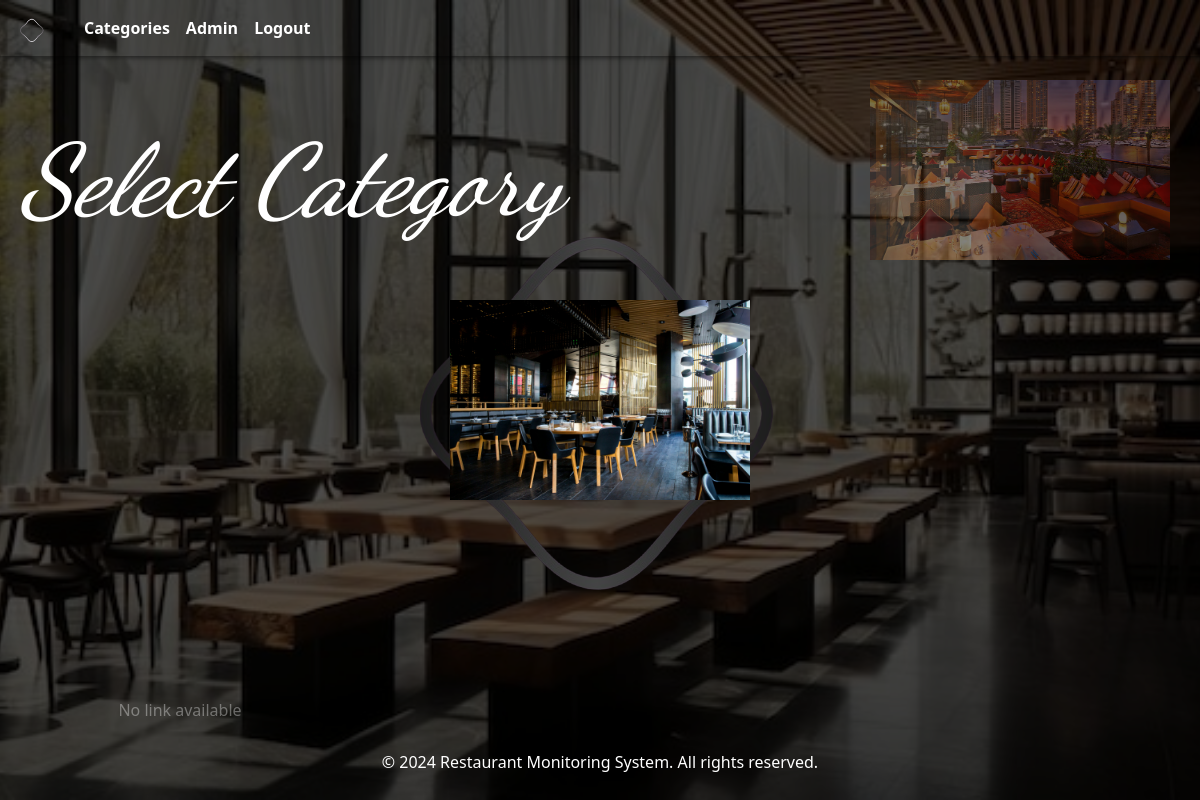
/categories/ (signed in), run on an earlier commit of the app's database.
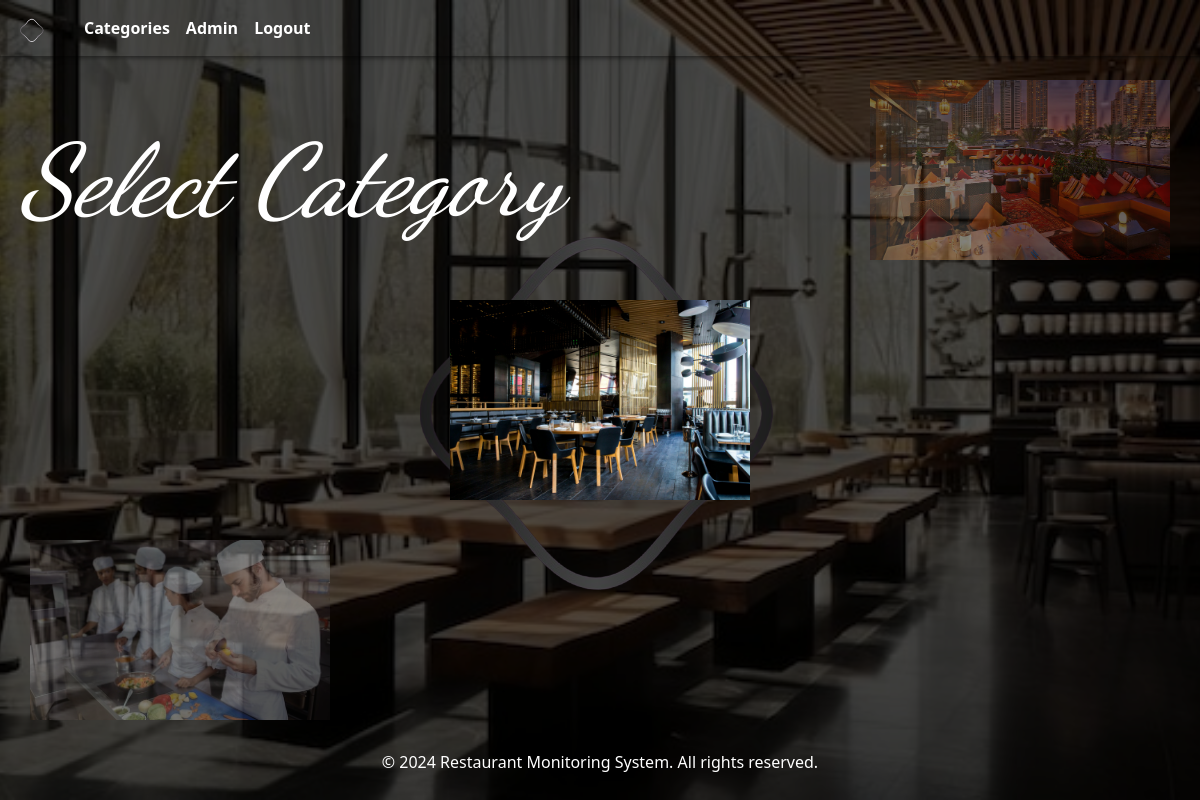
And on a later commit of the database.
### main_Server/models.py (models this page shows, shortened)
class Categories(models.Model):
    conan_id = models.CharField(max_length=100, null=True, blank=True)
    name = models.CharField(max_length=255, unique=True, null=True, blank=True)
    description = models.TextField(null=True, blank=True)
    some_text = models.CharField(max_length=255, null=True, blank=True)
    URL= models.CharField(max_length=255, null=True, blank=True)
    image = models.ImageField(upload_to='images/', null=True, blank=True)
    created_at = models.DateTimeField(auto_now_add=True)
    updated_at = models.DateTimeField(auto_now=True)

### main_Server/views.py (the view)
# urls.py: path('categories/', views.categories, name='categories'),
def categories(request):
    if request.user.is_anonymous:
        return redirect("/login")
    url_ = "/categories/"
    link_text = "Categories"
    categories_list = Categories.objects.all()
    context = {
        'categories': categories_list,
        'url_': url_,
        'link_text': link_text,
    }
    return render(request, 'HtmlFiles/categories.html', context)

### Templates/HtmlFiles/categories.html (shortened to what this page needs)
{% extends "HtmlFiles/Base.html" %}
{% load static %}
{% block body %}
<link href="{% static 'CssFiles/categories.css' %}" rel="stylesheet">
<link href="{% static 'CssFiles/variables.css' %}" rel="stylesheet">
<main>
    <section>
        <h1 class="page-heading">Select Category</h1>
        {% if categories %}
        <div class="diagonal-image-container">
            {% for category in categories %}
                <div class="image-item {% if loop.index == 1 %}center{% elif loop.index == 2 %}top-right{% elif loop.index == 3 %}bottom-right{% endif %}" id="image-{{ loop.index }}">
                    {% if category.URL %}
                        <a href="{% url category.URL %}">
                            <img src="{{ category.image.url }}" alt="{{ category.name }}" class="category-image">
                        </a>
                    {% else %}
                        <span>No link available</span>
                    {% endif %}
                </div>
            {% endfor %}
        </div>
        {% else %}
            <p>No categories available.</p>
        {% endif %}
    </section>
</main>
{% endblock %}

### Templates/HtmlFiles/Base.html (shortened to what this page needs)
{% load static %}
<!doctype html>
<html lang="en">
<head>
    <link href="{% static 'CssFiles/Base.css' %}" rel="stylesheet">
    <link href="https://cdn.jsdelivr.net/npm/bootstrap@5.3.3/dist/css/bootstrap.min.css" rel="stylesheet">
    <link href="{% static 'CssFiles/variables.css' %}" rel="stylesheet">
</head>
<body>
    <div class="wrapper" style="position: relative; min-height: 100vh;">
        <nav class="navbar navbar-expand-lg">
            <div class="container-fluid">
                <a class="navbar-brand" href="/" >
                    <img src="{% static 'images/bg_logo.png' %}" alt="Logo" style="max-width: 40px; margin-right: 8px; opacity: 1;">
                </a>
                <div class="collapse navbar-collapse" id="navbarSupportedContent">
                    <ul class="navbar-nav me-auto mb-2 mb-lg-0">
                        <li class="nav-item">
                            <a class="nav-link" active href="{{ url_ }}">{{ link_text }}</a>
                        </li>
                        <li class="nav-item">
                            <a class="nav-link
                               {% if user.username == 'Ahmad' %}admin-enabled{% else %}admin-disabled disabled{% endif %}"
                               href="{% url 'admin:index' %}">Admin</a>
                        </li>
                        <li class="nav-item">
                            <a class="nav-link" href="{% url 'logoutUser' %}" >Logout</a>
                          </li>
                    </ul>
                </div>
            </div>
        </nav>
        <div class="logo">
        </div>
        <div class="content">
            {% block body %}
            {% endblock %}
        </div>
        <footer class="footer" style="color: #ffffff; z-index: 2; position: relative;">
            <div class="container">
                <p>&copy; 2024 Restaurant Monitoring System. All rights reserved.</p>
            </div>
        </footer>
    </div>
</body>
</html>

### Static/CssFiles/Base.css (style rules this page uses)
html, body { overflow-x: hidden; overflow-y: scroll; -ms-overflow-style: none; height: auto; margin: 0; scroll-behavior: smooth; }
h1, h2, h3, h4, h5, h6 { color: var(--headings); font-family: 'Dancing Script', cursive; font-style: italic; }
body { font-family: Arial, sans-serif; font-size: 16px !important; background-image: var(--background-image); background-size: cover; background-position: center; background-repeat: no-repeat; background-attachment: fixed; display: flex; flex-direction: column; min-height: 100vh; position: relative; }
body::before { content: ''; position: absolute; top: 0; left: 0; width: 100%; height: 100%; z-index: 1; background-color: rgba(0, 0, 0, 0.7); }
.wrapper { display: flex; flex-direction: column; flex-grow: 1; min-height: 100vh; }
.logo { position: absolute; top: 50%; left: 50%; transform: translate(-50%, -50%); z-index: 0; }
.navbar { z-index: 2; }
.navbar .nav-link { text-decoration: none; color:var(--headings); position: relative; }
.navbar .nav-link::after { content: ''; display: block; height: 5px; background-color:var(--primary-color); position: absolute; left: 0; bottom: -5px; width: 100%; transform: scaleX(0); transition: transform 0.3s ease; }
.admin-enabled { color: var(--headings); font-weight: bold; }
.navbar { position: fixed !important; top: 0; left: 0; z-index: 1000; width: 100%; color: var(--headings); font-weight: bold; padding: 15px; box-shadow: 0 2px 5px rgba(0, 0, 0, 0.5); }
.content { position: relative; z-index: 2; color: var(--headings, #ffffff); text-align: center; padding-top: 50px; flex-grow: 1; margin-top: 30px; }
.footer { color: var(--primary-color); text-align: center; padding: 10px; font-size: var(--font-size-small); }
h1 { font-size: var(--font-size-large-h1) !important; font-weight: bold; padding: 20px; }

### Static/CssFiles/variables.css (style rules this page uses)
:root { --primary-color: #5B4B8A; --danger-color: #e74c3c; --headings: #ffffff; --hover: #4A3A6A; --background: rgba(0, 0, 0, 0.8); --font-size-small: 16px; --font-size-medium: 36px; --font-size-large-h1: 100px; --secondary-color: #e64157; --tertiary-color: #12c2e9; --primary-gradient-color: linear-gradient(90deg,#e64157,#415de6); --secondary-gradient-color: linear-gradient(to right, #12c2e9, #f64f59, #f64f59); --underline-gradient: linear-gradient(to left, #12c2e9, #c471ed, #f64f59); --vertical-gradient: linear-gradient(to top, #12c2e9, #c471ed, #f64f59); --transition-default: all .4s ease; --background-image: url('../images/bg.jpg'); }

### Static/CssFiles/categories.css (style rules this page uses)
html, body { height: 100%; overflow: hidden; margin: 0; padding: 0; }
h1, h2, h3, h4, h5, h6 { color: var(--headings); font-family: 'Dancing Script', cursive; font-style: italic; }
.diagonal-image-container { position: relative; height: 80vh; overflow: hidden; }
.image-item { display: none; opacity: 0; transition: opacity 0.2s ease-in-out; position: absolute; width: 400px; height: auto; box-sizing: border-box; }
@media (max-width: 1500px) { .image-item { width: 300px; } }
.image-item img { width: 100%; height: auto; }
.top-right { top: 0; right: 5%; transform: translate(10%, -10%); pointer-events: none; }
.center { top: 50%; left: 50%; transform: translate(-50%, -50%); pointer-events: auto }
.bottom-right { bottom: 0%; left: 0%; transform: translate(10%, 10%); pointer-events: none; }
.top-right, .center, .bottom-right { transition: transform 0.2s ease-in-out; }
.page-heading { position: absolute; top: 10%; left: 0%; z-index: 2; font-size: 24px; color: var(--headings); }

What changed in the data, as far as the page shows it:
changed Categories (number 3 of 3 on the later page): image: picture added; no longer shows "No link available"
